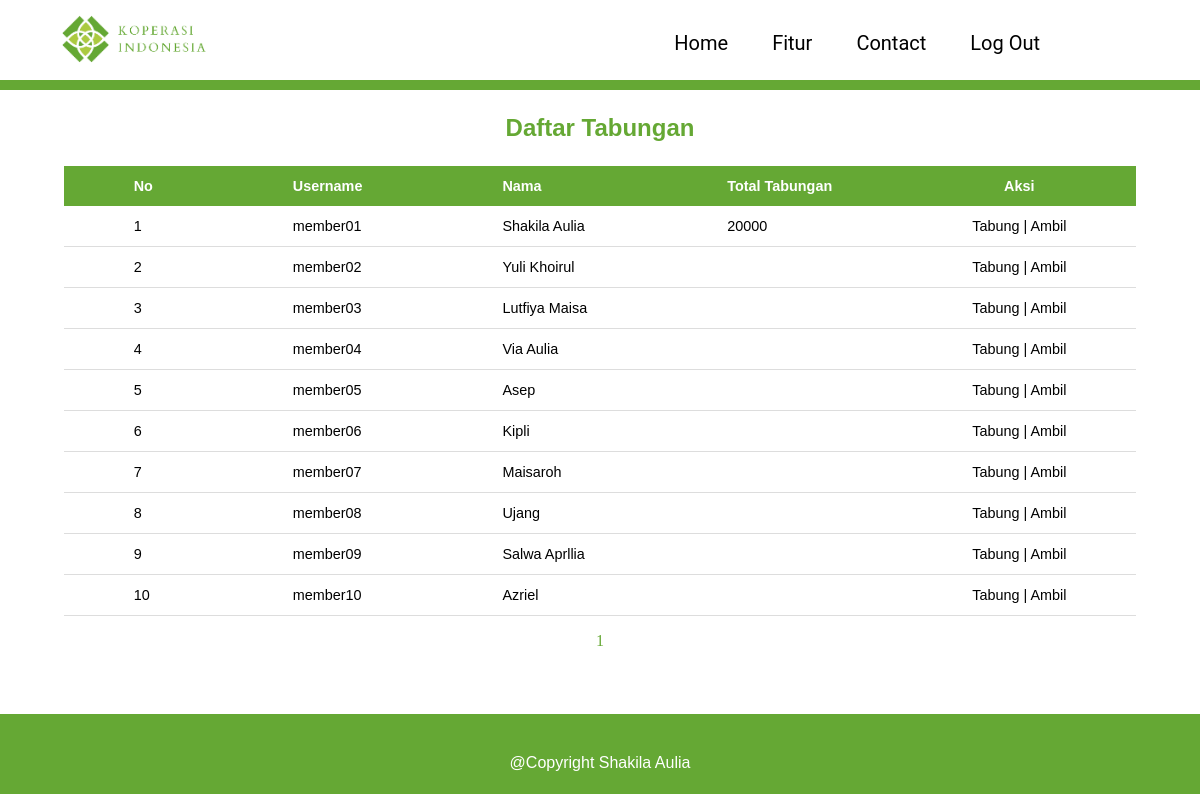
The app's page /admin/index.php?page=tabung (signed in) with its own data.
### tables this page shows
CREATE TABLE `tbl_member` (
  `username` varchar(20) NOT NULL,
  `password` varchar(20) NOT NULL,
  `nama` varchar(20) NOT NULL,
  `nik` int(10) NOT NULL,
  `tgl_lahir` date NOT NULL,
  `jenis_kelamin` varchar(10) NOT NULL,
  `pekerjaan` varchar(20) NOT NULL,
  `alamat` text NOT NULL,
  `email` text NOT NULL,
  `no_hp` varchar(20) NOT NULL,
  `tabungan` varchar(20) NOT NULL,
  `pinjaman` varchar(20) NOT NULL,
  `profil` varchar(100) NOT NULL
);

### admin/halaman/tabung/tabung.php (the view, shortened to what this page needs)
<h3 class="header-fitur">
    <center>Daftar Tabungan</center>
</h3>
<table align="center" class="content-table">
    <thead>
    <tr>
        <td align="center">No</td>
        <td>Username</td>
        <td>Nama</td>
        <td>Total Tabungan</td>
        <td align="center">Aksi</td>
    </tr>
    </thead>
    <?php
        include "../koneksi.php";
        $batas   = 10;
        $halaman = isset($_GET['halaman']) ? (int)$_GET['halaman'] : 1;
        $mulai  = ($halaman > 1) ? ($halaman * $batas) - $batas : 0;
        $ambildata1     = mysqli_query($sambung,"SELECT * FROM tbl_member LIMIT $mulai, $batas");
        $nomor =$mulai+1;
        while ($tampildata = mysqli_fetch_array($ambildata1)) {
    ?>
        <tr>
            <td> <?php echo $nomor++?></td>
            <td> <?php echo $tampildata['username'] ?></td>
            <td> <?php echo $tampildata['nama'] ?></td>
            <td> <?php echo $tampildata['tabungan']?></td>
            <td align="center">
                <a href="../admin/index.php?page=inputtabung&username=<?php echo $tampildata['username'];?>">Tabung</a>
                |
                <a href="../admin/index.php?page=ambiltabung&username=<?php echo $tampildata['username'];?>">Ambil</a>
            </td>
        </tr>
    <?php
        }
    ?>
</table>
<?php
    $ambildata2 = mysqli_query($sambung, "select * from tbl_member");
    $jumlahdata = mysqli_num_rows($ambildata2);
    $jumlahhalaman = ceil($jumlahdata/$batas);
?>
<p>
<div align="center" class="pagination">
    <?php
        for ($i=1; $i<=$jumlahhalaman; $i++)
        {
    ?>
        <a href="../admin/index.php?page=member&halaman=<?php echo $i; ?>"><?php echo $i; ?></a>
    <?php
        }
    ?>
</div>

### admin/style.css (style rules this page uses)
html { margin: 0; padding: 0; width: 100%; }
body { margin: 0; padding: 0; width: 100%; height: 100%; background-color: #fff; display: block; }
.content-table { border-collapse: collapse; font-size: 0.9em; min-width: 400px; font-family: 'Noto Serif JP', sans-serif; }
.content-table thead tr { background-color: #65A834; color: #fff; text-align: left; font-weight: bold; }
.content-table th, .content-table td { padding: 12px 70px; }
.content-table tbody tr { border-bottom: 1px solid #dddddd; }
.content-table a { text-decoration: none; color: #000; }
.header-fitur { font-family: 'Noto Serif JP', sans-serif; font-weight: bolder; font-size: 1.5em; color: #65A834; }
.pagination a { text-decoration: none; color: #65A834; }

### records on screen
tbl_member: username "member01", nama "Shakila Aulia", tabungan "20000"
tbl_member: username "member02", nama "Yuli Khoirul"
tbl_member: username "member03", nama "Lutfiya Maisa"
tbl_member: username "member04", nama "Via Aulia"
tbl_member: username "member05", nama "Asep"
tbl_member: username "member06", nama "Kipli"
tbl_member: username "member07", nama "Maisaroh"
tbl_member: username "member08", nama "Ujang"
tbl_member: username "member09", nama "Salwa Aprllia"
tbl_member: username "member10", nama "Azriel"
